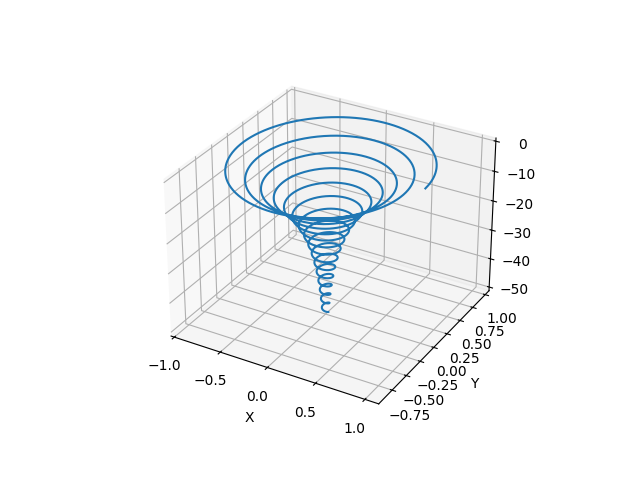

Source code (Python):
import numpy as np
import matplotlib.pyplot as plt

fig , ax = plt.subplots(subplot_kw={"projection": "3d"})

t = np.arange(0.01 , 16 * np.pi , 0.01)#parametr
R = 1
x = 2**(-0.1*t) * np.cos(2*t)
y = 2**(-0.1*t) * np.sin(2*t)
z = -t

ax.plot(x,y,z, label = 'Dich')
ax.set_xlabel("X")
ax.set_ylabel("Y")



plt.savefig('pruzyna.png')